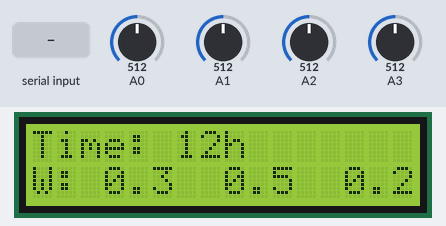
Recording of a sketch running on a simulated Arduino Uno, built with avr-gcc and run on an emulated ATmega328P. On the bench: 16×2 character LCD. The test bench sets the inputs (shaded band); at power-on: A0 = 512, A1 = 512, A2 = 512, A3 = 512. What the sketch prints to the serial monitor is not drawn.

Above: at 1.2 s.
1.3 s: "5\n" received over Serial
At 2.3 s:
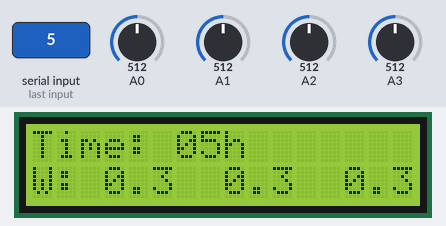
Timing chart, 0 to 4.3 s (numbered marks = the images above; inputs shaded):
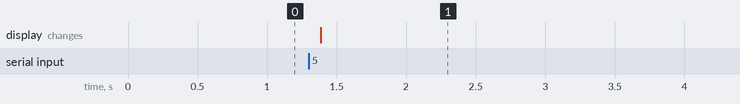

Measured:
- after the input at 1.3 s, the display: changes after 0.09 s (image 1)

The sketch:

Ph.UNO_.ino
```cpp
#include <Wire.h>
#include <LiquidCrystal_I2C.h>

LiquidCrystal_I2C lcd(0x27, 16, 2);

int phsen[4] = {0,};  // A0 ~ A3
const int abtn = 7;   // 자동/수동 버튼
bool Auto = true;
int hour = 12;
String sss = "";

int prevA = -1;
int prevB = -1;

const int cmp[6] =    {100, 200, 300, 350, 400, 500};
const int cmp2[6] = {0, 33, 66, 99, 132, 200};
const int bright[6] = {0, 10, 30, 60, 90, 120};

void setup() {
  Serial.begin(9600);  //Serial이 TX=1 사용
  lcd.init();
  lcd.backlight();
  pinMode(abtn, INPUT_PULLUP);
}

void loop() {
  // 시간 입력
  while (Serial.available() > 0) {
    char ch = Serial.read();
    if (ch == '\n' || ch == '\r') {
      if (sss.length() > 0) {
        int h = sss.toInt();
        if (h >= 0 && h < 24) hour = h;
        sss = "";
      }
    } else {
      sss += ch;
    }
  }

  // 가중치
  float w1, w2, w3;
  if (hour >= 8 && hour < 11) {
    w1 = 0.6; w2 = 0.3; w3 = 0.1;
  }
  else if (hour >= 11 && hour < 14) {
    w1 = 0.3; w2 = 0.5; w3 = 0.2;
  }
  else if (hour >= 14 && hour < 16) {
    w1 = 0.2; w2 = 0.5; w3 = 0.3;
  }
  else {
    w1 = 0.33; w2 = 0.33; w3 = 0.34;
  }

  phsen[0] = analogRead(A0);  // A1
  phsen[1] = analogRead(A1);  // A2
  phsen[2] = analogRead(A2);  // A3
  phsen[3] = analogRead(A3);  // 반사 조도 (B)

  int A = phsen[0] * w1 + phsen[1] * w2 + phsen[2] * w3;
  int B = map(phsen[3], 0, 1023, 0, 128);  // 줄임!

// 값을 0~255 범위로 제한 (이미 map에서 처리되지만 안전장치로 추가)
  B = map(phsen[3], 0, 1023, 0, 255);  // 조도센서 값 매핑

  Serial.print("DBG A: ");
  Serial.print(A);
  Serial.print(" B: ");
  Serial.println(B);

  static int b1 = 0;
  if (prevA == -1 || abs(A - prevA) > 40) {
    prevA = A;

    for (int i = 0; i < 6; i++) {
      if (A <= cmp[i]) {
        b1 = bright[i];
        break;
      }
    }
  }

  static int b2 = 0;

  for (int i = 0; i < 6; i++) {
    if (B <= cmp2[i]) {
      b2 = bright[i];
      break;
    }
  }

  // Serial 통해 나노에 전송
  Serial.print(b1);
  Serial.print(",");
  Serial.println(b2);  // (\n 전송됨)

  // LCD 표시
  lcd.setCursor(0, 0);
  lcd.print("Time: ");
  if (hour < 10) lcd.print("0");
  lcd.print(hour);
  lcd.print("h   ");

  lcd.setCursor(0, 1);
  lcd.print("W: ");
  lcd.print(w1,1);
  lcd.print("  ");
  lcd.print(w2,1);
  lcd.print("  ");
  lcd.print(w3,1);
  lcd.print("");

  delay(100);
}
```
